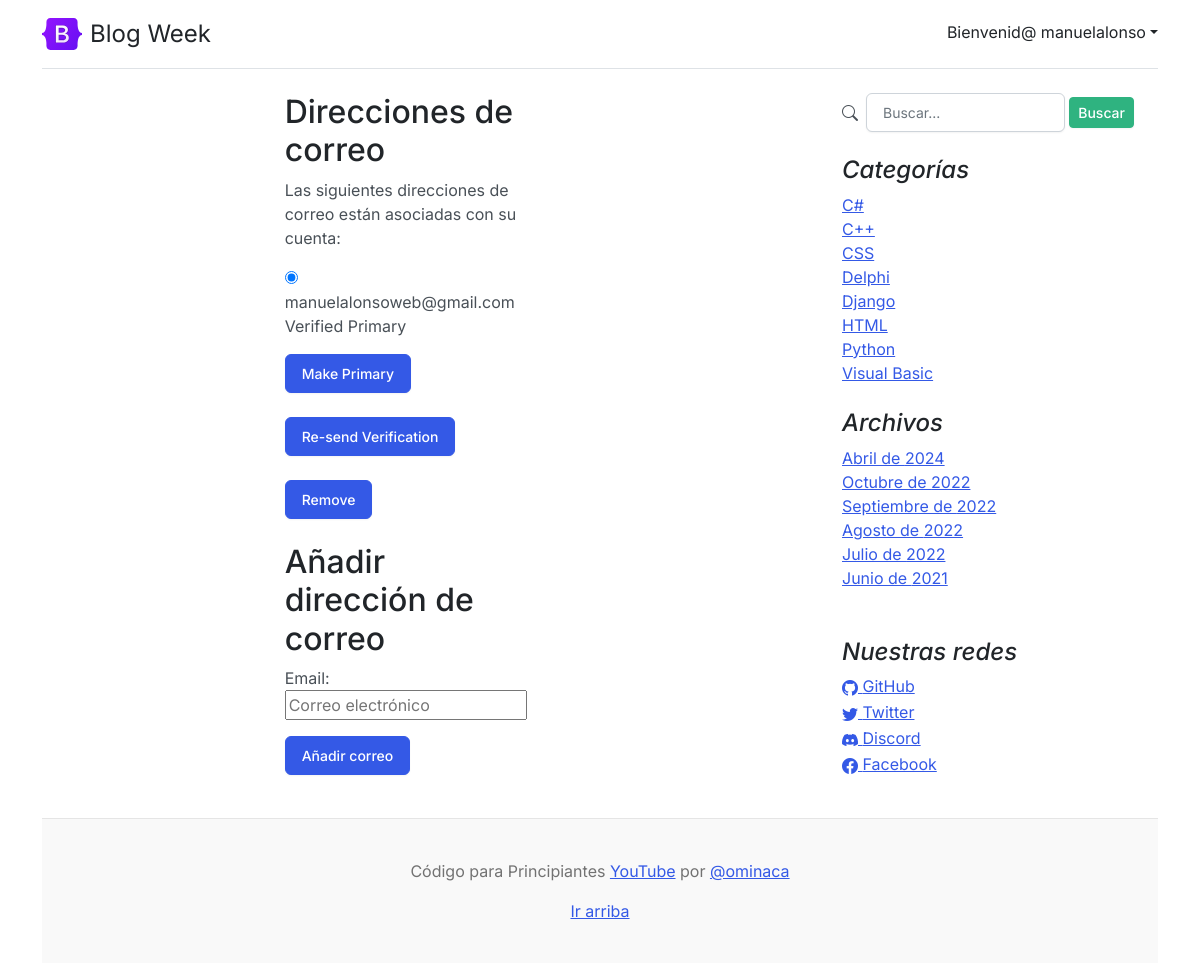
The page /accounts/email/ (signed in) on the database its author committed.
### core/models.py (models this page shows, shortened)
class Category (models.Model):
	name = models.CharField(max_length=200, unique=True, verbose_name='Nombre')
	active = models.BooleanField(default=True, verbose_name='Activo')
	created = models.DateTimeField(auto_now_add=True, verbose_name='Fecha de creación')
	updated = models.DateTimeField(auto_now=True, verbose_name='Fecha de modificación')
	class Meta:
		verbose_name = 'Categoría'
		verbose_name_plural = 'Categorías'
		ordering = ['name']

class Link(models.Model):
	key = models.CharField(max_length=100, verbose_name='Key Link')
	name = models.CharField(max_length=120, verbose_name='Red Social')
	url = models.URLField(max_length=350, blank=True, null=True, verbose_name='Enlace')
	icon = models.CharField(max_length=100, blank=True, null=True, verbose_name='Icono')
	created = models.DateTimeField(auto_now_add=True, verbose_name='Fecha de creación')
	updated = models.DateTimeField(auto_now=True, verbose_name='Fecha de modificación')
	class Meta:
		verbose_name = 'Red Social'
		verbose_name_plural = 'Redes Sociales'
		ordering = ['name']

### core/processors.py (called while the page is built)
def ctx_dic_about(request):
	ctx_about = {}
	ctx_about['ABOUT'] = About.objects.latest('created')
	return ctx_about

def ctx_dic_category(request):
	ctx_category = {}
	ctx_category['categories'] = Category.objects.filter(active=True)
	return ctx_category

def ctx_dic_history(request):
	ctx_history = {}
	ctx_history['dates'] = Post.objects.dates('created', 'month', order='DESC').distinct()
	return ctx_history

def ctx_dic_link(request):
	ctx_link = {}
	links = Link.objects.all()
	for link in links:
		ctx_link[link.key] = {'url':link.url, 'icon':link.icon}
	return ctx_link

### templates/account/email.html (shortened to what this page needs)
{% extends "core/base.html" %}
{% load i18n %}
{% block content %}
<div class="col-md-4 mx-auto">
  <h2>{% trans "Direcciones de correo" %}</h2>
  {% if user.emailaddress_set.all %}
  <p>{% trans 'Las siguientes direcciones de correo están asociadas con su cuenta:' %}</p>
  <form action="{% url 'account_email' %}" class="email_list" method="post">
  <fieldset class="blockLabels">
    {% for emailaddress in user.emailaddress_set.all %}
  <div class="ctrlHolder">
        <label for="email_radio_{{forloop.counter}}" class="{% if emailaddress.primary %}primary_email{%endif%}">
        <input id="email_radio_{{forloop.counter}}" type="radio" name="email" {% if emailaddress.primary or user.emailaddress_set.count == 1 %}checked="checked"{%endif %} value="{{emailaddress.email}}"/>
  {{ emailaddress.email }}
      {% if emailaddress.verified %}
      <span class="verified">{% trans "Verified" %}</span>
      {% else %}
      <span class="unverified">{% trans "Unverified" %}</span>
      {% endif %}
        {% if emailaddress.primary %}<span class="primary">{% trans "Primary" %}</span>{% endif %}
  </label>
  </div>
    {% endfor %}
  <div class="buttonHolder">
        <button class="btn btn-primary secondaryAction mt-3 mb-2" type="submit" name="action_primary" >{% trans 'Make Primary' %}</button>
        <button class="btn btn-primary secondaryAction mt-3 mb-2" type="submit" name="action_send" >{% trans 'Re-send Verification' %}</button>
        <button class="btn btn-primary primaryAction mt-3 mb-2" type="submit" name="action_remove" >{% trans 'Remove' %}</button>
  </div>
  </fieldset>
  </form>
  {% else %}
  <p><strong>{% trans 'Warning:'%}</strong> {% trans "You currently do not have any e-mail address set up. You should really add an e-mail address so you can receive notifications, reset your password, etc." %}</p>
  {% endif %}
    {% if can_add_email %}
      <h2 class="mt-3">{% trans "Añadir dirección de correo" %}</h2>
      <form method="post" action="{% url 'account_email' %}" class="add_email">
          {{ form.as_p }}
          <button class="btn btn-primary primaryActionname" action_add type="submit">{% trans "Añadir correo" %}</button>
      </form>
    {% endif %}
</div>
{% endblock %}

### templates/core/base.html (shortened to what this page needs)
<!doctype html>
<html lang="es">
<head>
    <link rel="stylesheet" href="https://cdn.jsdelivr.net/npm/bootstrap-icons@1.9.1/font/bootstrap-icons.css">
    {% load static %}
    <link href={% static 'core/css/bootstrap.min.css' %} rel="stylesheet">
    <link href={% static 'core/css/blog.css' %} rel="stylesheet">
</head>
<body>
  <div class="container">
    <header class="d-flex flex-wrap justify-content-center py-3 mb-4 border-bottom">
      <a href="/admin/" class="d-flex align-items-center mb-3 mb-md-0 me-md-auto text-dark text-decoration-none">
        <img class="bi me-2" width="40" height="32" src={% static 'core/img/bootstrap-logo.svg' %}>
        <span class="fs-4">Blog Week</span>
      </a>
      <div class="dropdown text-end ms-5 mt-1">
        <a href="#" class="d-block link-dark text-decoration-none dropdown-toggle" id="dropdownUser1" data-bs-toggle="dropdown" aria-expanded="false">
            {% if user.is_authenticated  %}Bienvenid@ {{user.username}}{% else %}Login{% endif %}</a>
      </div>
    </header>
    <main class="mt-2">
      <section class="row g-5">
        <div class="col-md-8">
            {% block content %} {% endblock %}
        </div>
        <aside class="col-md-4">
          <div class="position-sticky" style="top: 2rem;">
            <div class="pt-0 px-4">
              <div class="mb-4">
                <div class="row">
                  <div class="col-md-12 search">
                    <form action="{% url 'search' %}" method="GET">
                        <div id="">
                          <div class="col-md-12 card-body d-flex align-items-center gap-1">
                            <i class="bi bi-search me-1"></i>
                            <input type="text" class="form-control" placeholder="Buscar..." name="search" value = "{{ request.GET.search }}">
                            <button type="submit" class="btn btn-sm btn-success">Buscar</button>
                          </div>
                        </div>
                    </form>
                  </div>
                </div>
              </div>
              <h4 class="fst-italic">Categorías</h4>
              <ol class="list-unstyled mb-0">
                {% for item in categories %}
                  <li><a href={% url 'category' %}?cat={{item.id}}>{{ item.name }}</a></li>
                {% endfor %}
              </ol>
            </div>
            <div class="p-4">
              <h4 class="fst-italic">Archivos</h4>
              <ol class="list-unstyled mb-0">
                {% for item in dates %}
                  <li>
                    {% if item.month == 4 %}<a href={% url 'dates' item.month item.year %}>Abril de {{ item.year }}</a>{% endif %}
                    {% if item.month == 6 %}<a href={% url 'dates' item.month item.year %}>Junio de {{ item.year }}</a>{% endif %}
                    {% if item.month == 7 %}<a href={% url 'dates' item.month item.year %}>Julio de {{ item.year }}</a>{% endif %}
                    {% if item.month == 8 %}<a href={% url 'dates' item.month item.year %}>Agosto de {{ item.year }}</a>{% endif %}
                    {% if item.month == 9 %}<a href={% url 'dates' item.month item.year %}>Septiembre de {{ item.year }}</a>{% endif %}
                    {% if item.month == 10 %}<a href={% url 'dates' item.month item.year %}>Octubre de {{ item.year }}</a>{% endif %}
                  </li>
                {% endfor %}
              </ol>
            </div>
            <div class="p-4">
              <h4 class="fst-italic">Nuestras redes</h4>
              <ol class="list-unstyled">
                {% if LINK_GITHUB.url %}
                  <li><a href={{ LINK_GITHUB.url }}><i class="{{ LINK_GITHUB.icon }}"></i> GitHub</a></li>
                {% endif %}
                {% if LINK_TWITTER.url %}
                  <li><a href={{ LINK_TWITTER.url }}><i class="{{ LINK_TWITTER.icon }}"></i> Twitter</a></li>
                {% endif %}
                {% if LINK_DISCORD.url %}
                  <li><a href={{ LINK_DISCORD.url }}><i class="{{ LINK_DISCORD.icon }}"></i> Discord</a></li>
                {% endif %}
                {% if LINK_FACEBOOK.url %}
                  <li><a href={{ LINK_FACEBOOK.url }}><i class="{{ LINK_FACEBOOK.icon }}"></i> Facebook</a></li>
                {% endif %}
              </ol>
            </div>
          </div>
        </aside>
      </section>
    </main>
    <footer class="blog-footer">
      <p>Código para Principiantes <a href="https://www.youtube.com/channel/UCojloc55DB6zD6zB7-kTWWQ">YouTube</a> por <a href="https://twitter.com/ominaca">@ominaca</a></p>
      <p>
        <a href="#">Ir arriba</a>
      </p>
    </footer>
  </div>
</body>
</html>

### core/static/core/css/blog.css (style rules this page uses)
.blog-footer { padding: 2.5rem 0; color: #727272; text-align: center; background-color: #f9f9f9; border-top: .05rem solid #e5e5e5; }
.blog-footer p:last-child { margin-bottom: 0; }
.bi { vertical-align: -.125em; fill: currentColor; }

### rows shown on the page
Category: name "C#"
Category: name "C++"
Category: name "CSS"
Category: name "Delphi"
Category: name "Django"
Category: name "HTML"
Category: name "Python"
Category: name "Visual Basic"

### other values the page prints
{{ user.username }} "manuelalonso"
{{ emailaddress.email }} "manuelalonsoweb@gmail.com"
{{ item.year }} "2024"
{{ item.year }} "2022"
{{ item.year }} "2021"
